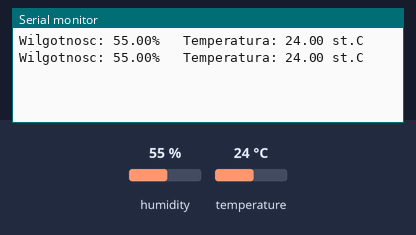
Bench run of a sketch on a simulated Arduino Uno, built with avr-gcc and run on an emulated ATmega328P. Parts: the last lines printed to the serial monitor. Inputs (shaded band) come from the test bench; at power-on: humidity 55 %, temperature 24 °C.

Above: at 4.8 s.
4.9 s: humidity set to 22 %
At 6.5 s:
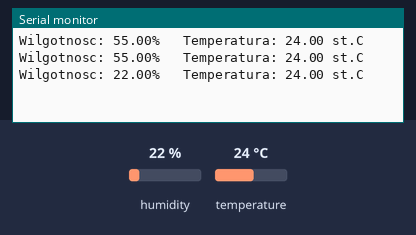
7.9 s: temperature set to 12 °C
At 8.9 s:
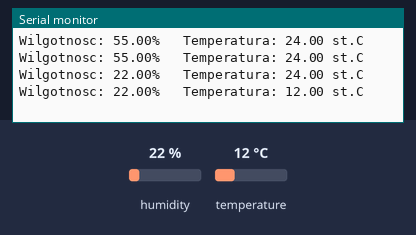
10.9 s: humidity set to 40 %
At 12.5 s:
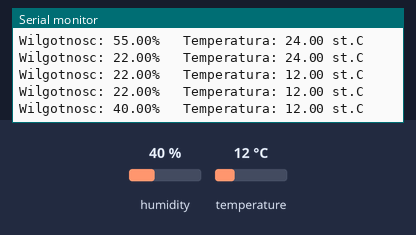
Timing chart, 0 to 14.0 s (numbered marks = the images above; inputs shaded):
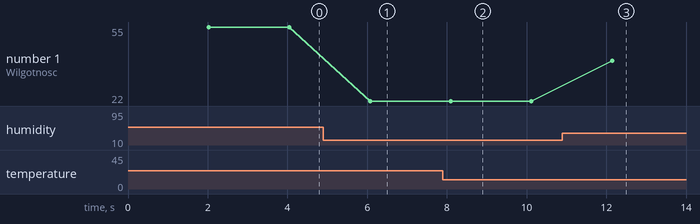

The sketch:

DHT11a.ino
```cpp
#include "DHT.h"

#define DHTPIN 4        // nóżka DATA czujnika -> pin 4
#define DHTTYPE DHT11   // nasz czujnik to DHT11 (nie DHT22!)

DHT dht(DHTPIN, DHTTYPE);

void setup() {
  Serial.begin(9600);
  dht.begin();
}

void loop() {
  delay(2000);  // DHT11 to wolny czujnik - min. 2 s między odczytami

  float wilgotnosc = dht.readHumidity();
  float temperatura = dht.readTemperature();

  if (isnan(wilgotnosc) || isnan(temperatura)) {
    Serial.println("Blad odczytu z czujnika!");
    return;
  }

  Serial.print("Wilgotnosc: ");
  Serial.print(wilgotnosc);
  Serial.print("%   Temperatura: ");
  Serial.print(temperatura);
  Serial.println(" st.C");
}
```

Measured:
- after the input at 4.9 s, the serial monitor: prints a new line after 1.2 s (image 1)
- after the input at 7.9 s, the serial monitor: prints a new line after 0.20 s (image 2)
- after the input at 10.9 s, the serial monitor: prints a new line after 1.2 s (image 3)
- plotted number 1: 55 → 22 after the input at 4.9 s, 22 → 40 after the input at 10.9 s
